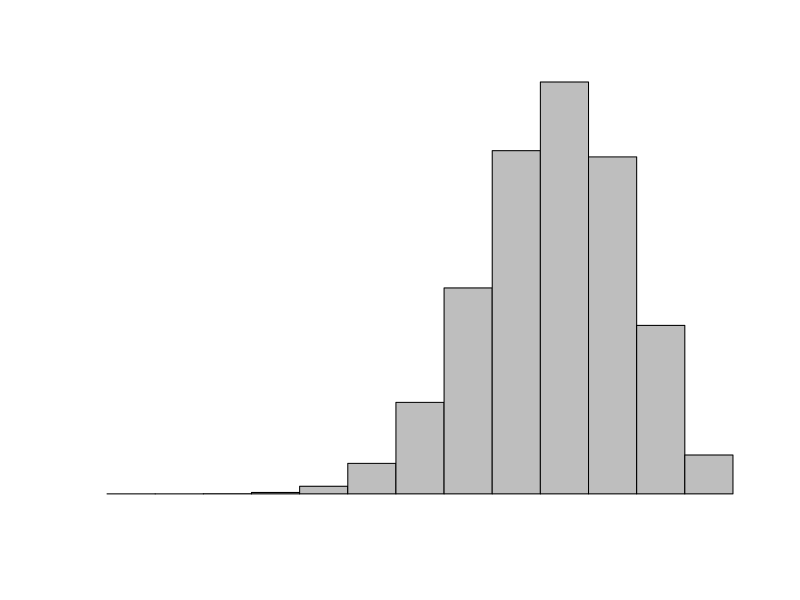

This figure's R source: (Note: this script raises an error after producing the figure.)
# probability of flipping heads 3 times in 5 flips
dbinom(3, 5, 0.5)
# probability of flipping heads 5 times in a row
dbinom(5, 5, 0.5)
# ... 100 times
dbinom(100, 100, 0.5)

# 16.1
stations = 13
p = 0.75

barplot(dbinom(x = 1:stations, size = stations, prob = p),
        names.arg = 0:stations, space = 0,
        xlab = "x", ylab = "Pr(X = x)")

dbinom(x = 13, size = stations, prob = p)

1 - pbinom(q = 9, size = stations, prob = p)

sum(dbinom(8:11, stations, p))
pbinom(11, stations, p) - pbinom(7, stations, p)

pbinom(8, stations, p)

visits <- rbinom(10, stations, p)

# probability of n successes
mu.X <- stations * p

# variance of n successes
sigma.X <- sqrt(mu.X * (1 - p))

# 16.2
1 - ppois(q = 100, lambda = 107)

dpois(x = 0, lambda = 107)

barplot(ppois(60:150, 107), ylim = 0:1, space = 0,
        names.arg = 60:150, ylab = "Pr(X=x)", xlab = "x")

traffic <- rpois(n = 260, lambda = 107)
hist(traffic, xlim = c(60, 150))